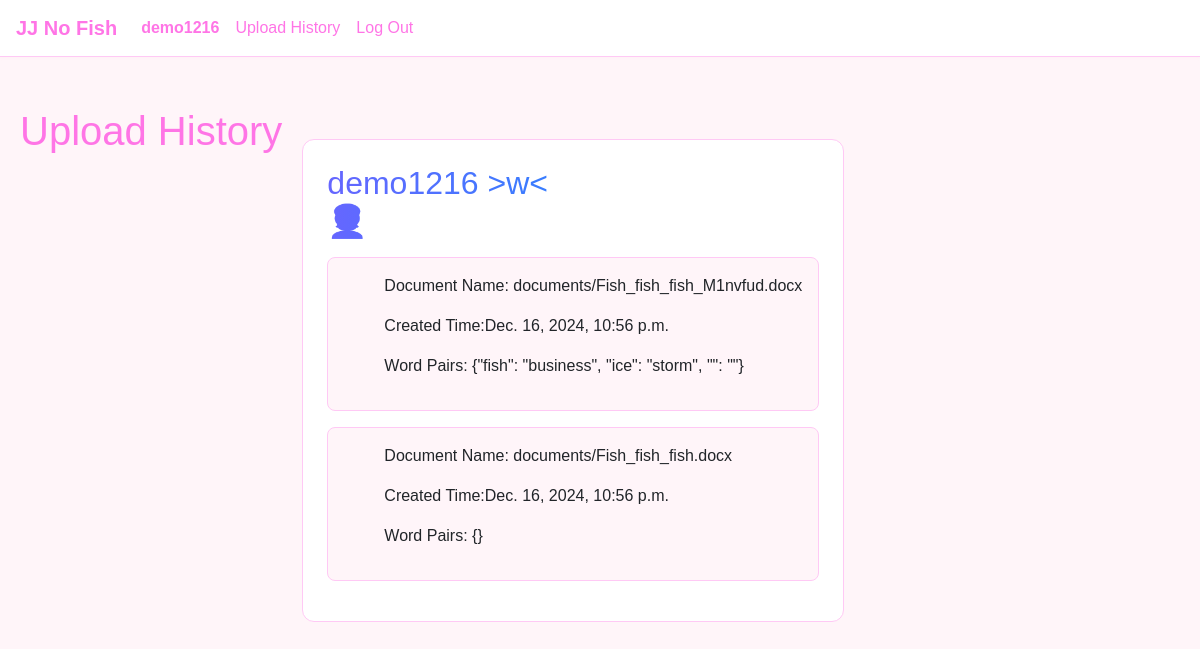
The app's page /history/5/ (signed in) with its own data.
### capstone/models.py (models this page shows)
class User(AbstractUser):
    fish_word = models.CharField(max_length=1000)
    replacement_word = models.CharField(max_length=1000)
    pass

class UploadedDocument(models.Model):
    document = models.FileField(upload_to='documents/')
    created_time = models.DateTimeField(auto_now_add=True)
    user = models.ForeignKey(settings.AUTH_USER_MODEL, on_delete=models.CASCADE, null=True)
    modified_document = models.FileField(upload_to='modified_documents/', blank=True, null=True)
    word_pairs = models.JSONField(null=True, blank=True)

### capstone/views.py (the view)
# urls.py: path("history/<int:user_id>/", views.history, name="history"),
def history(request, user_id):
    profile_user = User.objects.get(id=user_id)
    histories = UploadedDocument.objects.filter(user=profile_user)
    histories =  histories.order_by("-created_time").all()
    return render(request, 'capstone/history.html', {"histories": histories})

### templates/capstone/history.html (shortened to what this page needs)
{% extends "capstone/layout.html" %}
{% load static %}
{% block body %}
    <div class="main">
        <h1>Upload History</h1>
        {% if user.is_authenticated %}
        <div class="histories">
        <h2 class="rainbow rainbow_text_animated"> {{user}} >w< <p style="font-size:80">&#128110;</p></h2>
        {% for history in histories %}
            <div class="history">
            <ul>Document Name: {{history.document}}</ul>
            <ul>Created Time:{{history.created_time}}</ul>
            <ul>Word Pairs: {{history.word_pairs}}</ul>
         </div>
        {% endfor %}
        </div>
        {% endif %}
    </div>
{% endblock %}

### templates/capstone/layout.html (shortened to what this page needs)
{% load static %}
<!DOCTYPE html>
<html lang="en">
    <head>
        <link rel="stylesheet" href="https://stackpath.bootstrapcdn.com/bootstrap/4.4.1/css/bootstrap.min.css">
        <link rel="stylesheet" href="{% static 'capstone/style.css' %}">
    </head>
    <body>
        <nav class="navbar navbar-expand-lg navbar-light bg-light">
            <a class="navbar-brand" href="/">JJ No Fish</a>
            <div>
              <ul class="navbar-nav mr-auto">
                {% if user.is_authenticated %}
                    <li class="nav-item">
                        <a class="nav-link" href="/"><strong>{{ user.username }}</strong></a>
                    </li>
                {% endif %}
                {% if user.is_authenticated %}
                    <li class="nav-item">
                        <a class="nav-link" href="{% url 'history' user_id=user.id %}">Upload History</a>
                    </li>
                    <li class="nav-item">
                        <a class="nav-link" href="{% url 'logout' %}">Log Out</a>
                    </li>
                {% endif %}
              </ul>
            </div>
          </nav>
        <div class="body">
            {% block body %}
            {% endblock %}
        </div>
    </body>
</html>

### capstone/static/capstone/style.css (style rules this page uses)
body { font-family: Arial, sans-serif; background-color: #fff5f9; margin: 0; min-height: 100vh; }
.navbar { background-color: white !important; box-shadow: 0 1px 3px rgba(255, 192, 203, 0.1); border-bottom: 1px solid #ffc9f5; }
.navbar-brand { color: #ff75e6 !important; font-weight: bold; }
.nav-link { color: #ff75e6 !important; transition: color 0.3s ease; }
.main { max-width: 1200px; margin: 30px auto; padding: 20px; display: flex; flex-direction: column; gap: 20px; }
@media (min-width: 768px) { .main { flex-direction: row; } }
h1, h2 { color: #ff75e6; margin-bottom: 1rem; }
.rainbow_text_animated { background: linear-gradient(to right, #6666ff, #0099ff , #00ff00, #ff3399, #6666ff); -webkit-background-clip: text; background-clip: text; color: transparent; animation: rainbow_animation 6s ease-in-out infinite; background-size: 400% 100%; }
.histories { background: white; border: 1px solid #ffc9f5; border-radius: 12px; padding: 1.5rem; margin-top: 2rem; }
.history { border: 1px solid #ffc9f5; border-radius: 8px; padding: 1rem; margin-bottom: 1rem; background: #fff5f9; }

### records on screen
User: username "demo1216"
UploadedDocument: document "documents/Fish_fish_fish_M1nvfud.docx", created_time "Dec. 16, 2024, 10:56 p.m.", word_pairs "{\"fish\": \"business\", \"ice\": \"storm\", \"\": \"\"}"
UploadedDocument: document "documents/Fish_fish_fish.docx", created_time "Dec. 16, 2024, 10:56 p.m.", word_pairs "{}"
